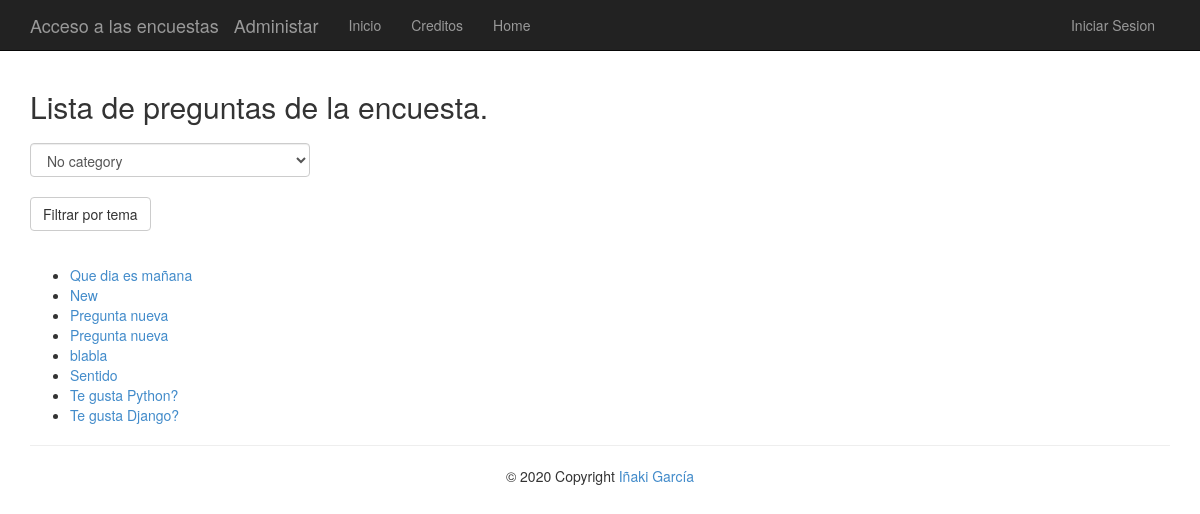
/polls/, run on an earlier commit of the app's database.
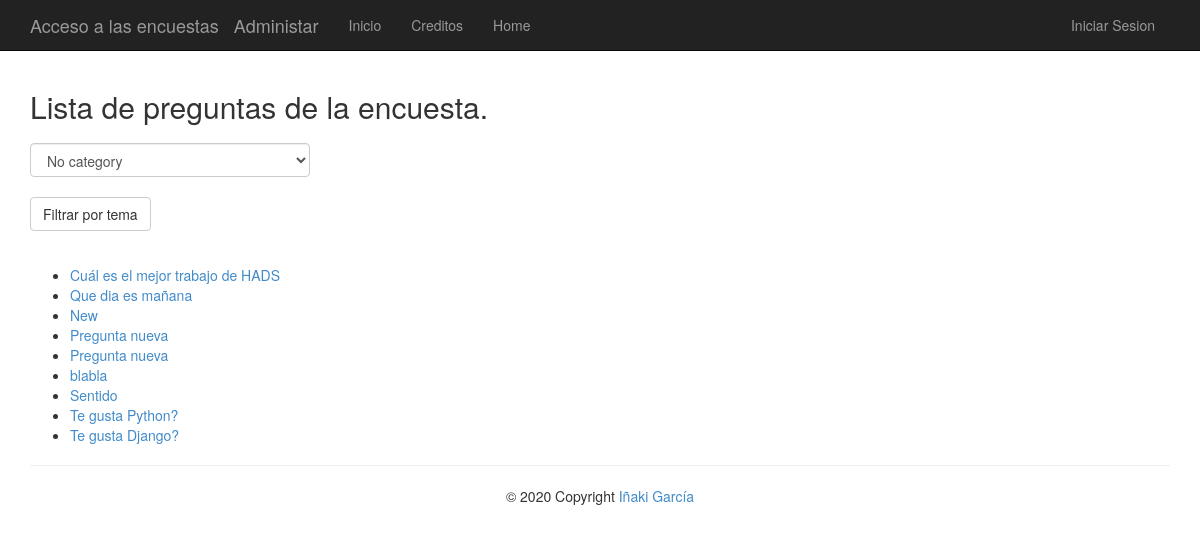
And on a later commit of the database.
### app/models.py (models this page shows)
class Question(models.Model):
    question_text = models.CharField(max_length=200)
    pub_date = models.DateTimeField('date published')
    category = models.CharField(max_length = 200, default="No category")

### app/views.py (the view)
# urls.py: url(r'^polls/', app.views.index, name='index'),
def index(request):
    if request.method == "POST":
        form = request.POST
        latest_question_list = Question.objects.filter(category=form.get("selectCategory", "")).order_by('-pub_date');
    else:
        latest_question_list = Question.objects.order_by('-pub_date')
    category_list = list(Question.objects.values('category').distinct())
    template = loader.get_template('polls/index.html')
    context = {
                'title':'Lista de preguntas de la encuesta',
                'latest_question_list': latest_question_list,
                'category_list': category_list,
              }
    return render(request, 'polls/index.html', context)

### app/templates/polls/index.html (shortened to what this page needs)
﻿{% extends "app/layout.html" %}
{% block content %}
<h2>{{ title }}.</h2>
{% if category_list %}
<form  method="post" class="post-form"> {% csrf_token %}
    <select class="form-control" name="selectCategory">
    {%for category in category_list %}
        <option value="{{category.category}}">{{category.category}}</option>
    {% endfor %}
    </select>
    <br />
    <input type="submit" value="Filtrar por tema" class="btn btn-default"/>
</form>
<br />
{% else %}
    <p>No polls are available.</p>
{% endif %}
{% if latest_question_list %}
    <ul>
    {% for question in latest_question_list %}
        <li><a href="{% url 'detail' question.id %}">{{ question.question_text }}</a></li>
    {% endfor %}
    </ul>
{% else %}
    <p>No polls are available.</p>
{% endif %}
{% endblock %}

What changed in the data, as far as the page shows it:
added Question: question_text "Cuál es el mejor trabajo de HADS"
